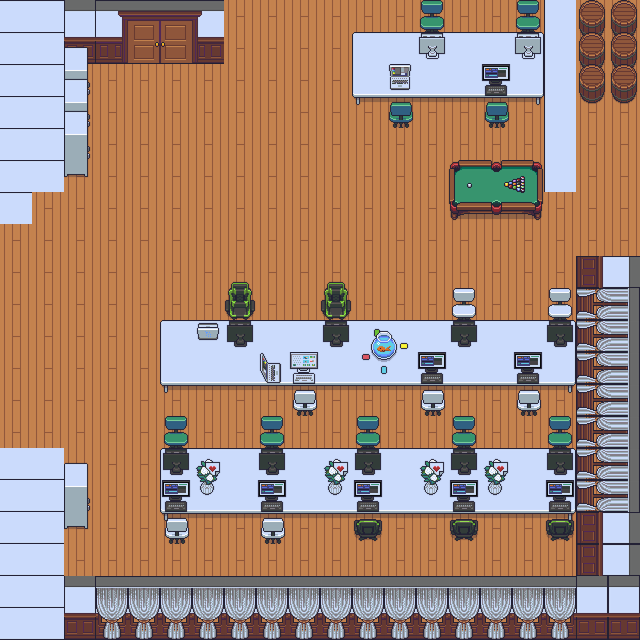

Tiled map render using the project's own tile images. Description and the map definition, with tile-layer contents summarised, below:
An orthogonal 20x20 tile map with 32x32 px tiles, 10 tile layers (Floor, Wall, OpenDoor, LockedDoor, ...).

<map version="1.10" tiledversion="1.11.2" orientation="orthogonal" renderorder="right-down" width="20" height="20" tilewidth="32" tileheight="32" infinite="0" nextlayerid="12" nextobjectid="1">
 <tileset firstgid="1" source="ImageIcon2.tsx" />
 <layer id="1" name="Floor" width="20" height="20">
  <data>[400 cells, 400 non-empty, 1 distinct tile ids]</data>
 </layer>
 <layer id="2" name="Wall" width="20" height="20">
  <data>[400 cells, 89 non-empty, 5 distinct tile ids]</data>
 </layer>
 <layer id="10" name="OpenDoor" width="20" height="20">
  <data>[400 cells, 8 non-empty, 8 distinct tile ids]</data>
 </layer>
 <layer id="11" name="LockedDoor" width="20" height="20">
  <data>[400 cells, 8 non-empty, 8 distinct tile ids]</data>
 </layer>
 <layer id="3" name="ItemsPutOnTheFloor" width="20" height="20">
  <data>[400 cells, 112 non-empty, 20 distinct tile ids]</data>
 </layer>
 <layer id="5" name="ItemsPutOnTheFloor2" width="20" height="20">
  <data>[400 cells, 7 non-empty, 5 distinct tile ids]</data>
 </layer>
 <layer id="6" name="ItemsPutOnTheFloor3" width="20" height="20">
  <data>[400 cells, 7 non-empty, 5 distinct tile ids]</data>
 </layer>
 <layer id="7" name="Chair" width="20" height="20">
  <data>[400 cells, 23 non-empty, 7 distinct tile ids]</data>
 </layer>
 <layer id="8" name="ItemsPutOnTheDesk" width="20" height="20">
  <data>[400 cells, 35 non-empty, 13 distinct tile ids]</data>
 </layer>
 <layer id="9" name="ItemsPutOnTheWall" width="20" height="20">
  <data>[400 cells, 44 non-empty, 4 distinct tile ids]</data>
 </layer>
</map>